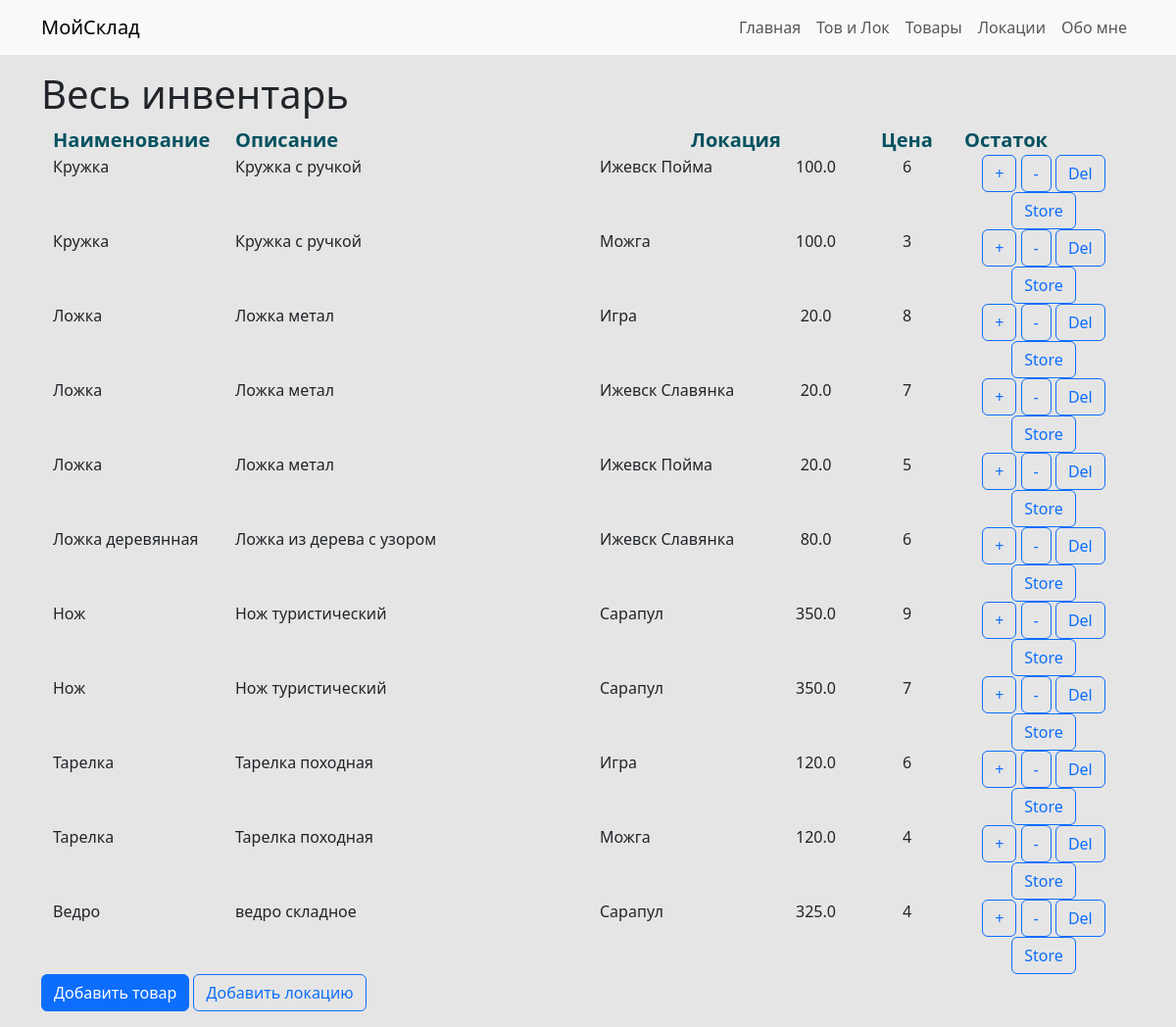
/all, run on an earlier commit of the app's database.
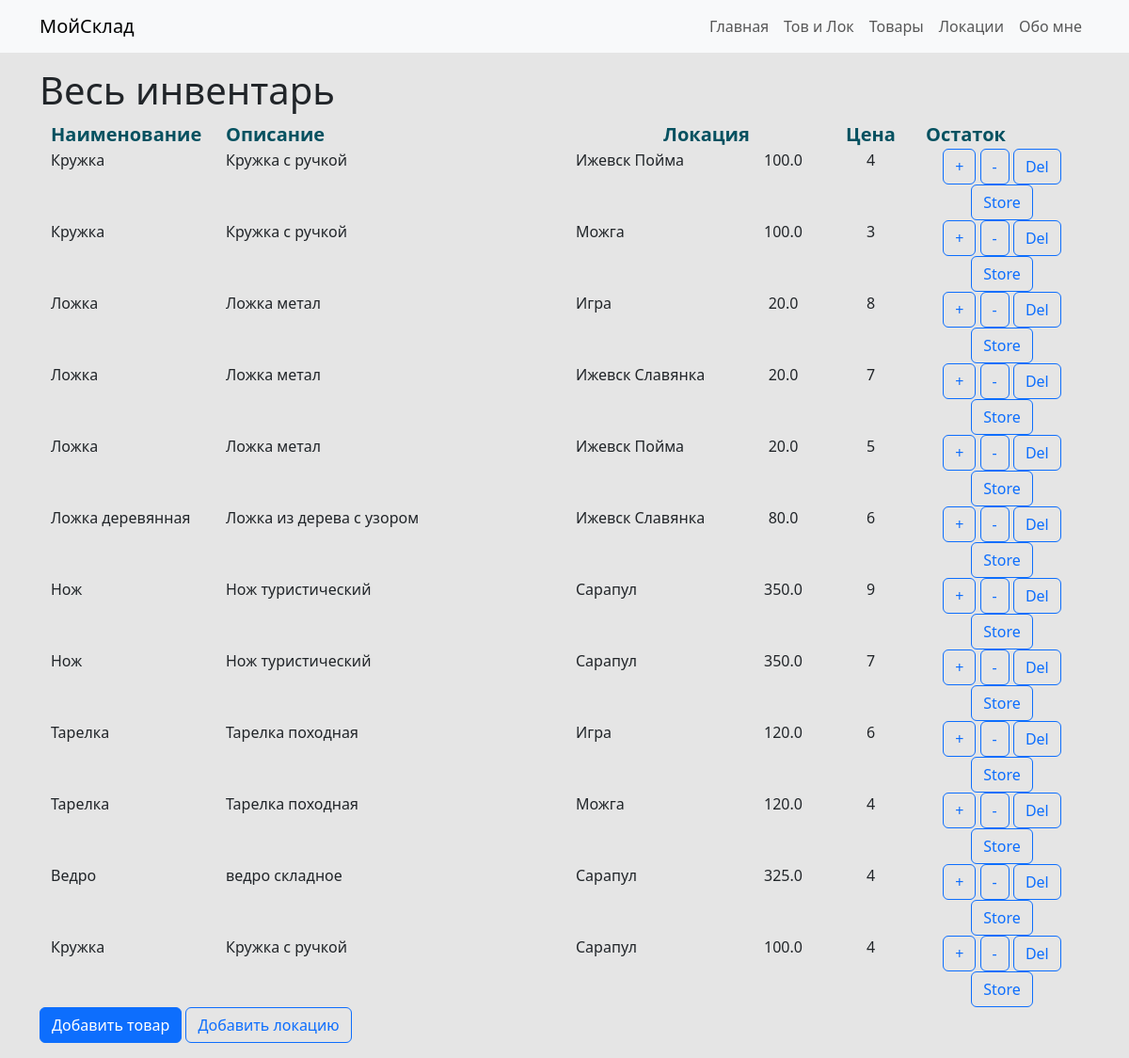
And on a later commit of the database.
### model.py (models this page shows)
class Base(DeclarativeBase):
    pass

class Inventory(Base):
    __tablename__ = 'inventory'
    id: Mapped[int] = mapped_column(primary_key=True, nullable=False, unique=True, autoincrement=True)
    product_id: Mapped[int] = mapped_column(ForeignKey('products.id'))
    location_id: Mapped[int] = mapped_column(ForeignKey('locations.id'))
    quantity: Mapped[int]

class Products(Base):
    __tablename__ = 'products'
    id: Mapped[int] = mapped_column(primary_key=True, nullable=False, unique=True, autoincrement=True)
    name: Mapped[str]
    description: Mapped[str]
    price: Mapped[float]

class Locations(Base):
    __tablename__ = 'locations'
    id: Mapped[int] = mapped_column(primary_key=True, nullable=False, unique=True, autoincrement=True)
    name: Mapped[str]

### main.py (the view)
@app.route('/all')
def getall():
    allprods = db.session.execute(db.select(Inventory, Products, Locations).join(Products).join(Locations))
    return render_template('all.html', stuff = allprods)

### templates/all.html (shortened to what this page needs)
{% extends 'base.html' %}
{% block content %}
<h1>Весь инвентарь</h1>
<div class="container text-center">
    <div class="row .bg-info-subtle text-info-emphasis fs-5 fw-semibold">
        <div class="col-2 text-start">
            Наименование
        </div>
        <div class="col-5 text-start">
            Описание
        </div>
        <div class="col-2 text-start">
            Локация
        </div>
        <div class="col-1">
            Цена
        </div>
        <div class="col-1">
            Остаток
        </div>
        <div class="col-1">
        </div>
    </div>
    {% for thing in stuff %}
        <div class="row">
            <div class="col-2 text-start">
                {{ thing.Products.name }}
            </div>
            <div class="col-4 text-start" >
                {{ thing.Products.description }}
            </div>
            <div class="col-2 text-start">
                {{ thing.Locations.name }}
            </div>
            <div class="col-1">
                {{ thing.Products.price }}
            </div>
            <div class="col-1">
                {{ thing.Inventory.quantity }}
            </div>
            <div class="col-2">
                <a class="btn btn-outline-primary" href="/additem/{{ thing.Inventory.id }}">+</a>
                <a class="btn btn-outline-primary" href="/delitem/{{ thing.Inventory.id }}">-</a>
                <a class="btn btn-outline-primary" href="/removefromstore/{{ thing.Inventory.id }}">Del</a>
                <a class="btn btn-outline-primary" href="/getfreelocations/{{ thing.Products.id }}">Store</a>
            </div>
        </div>
    {% endfor %}
</div>
<button type="button" class="btn btn-primary" data-bs-toggle="modal" data-bs-target="#ModalProduct">
    Добавить товар
</button>
<a class="btn btn-outline-primary" data-bs-toggle="modal" data-bs-target="#ModalLocation">Добавить локацию</a>
{% endblock %}

What changed in the data, as far as the page shows it:
changed Inventory (number 1 of 12 on the later page): Inventory.quantity "6" → "4"
added Inventory: Products.name "Кружка", Products.description "Кружка с ручкой", Locations.name "Сарапул", Products.price "100.0", Inventory.quantity "4"
